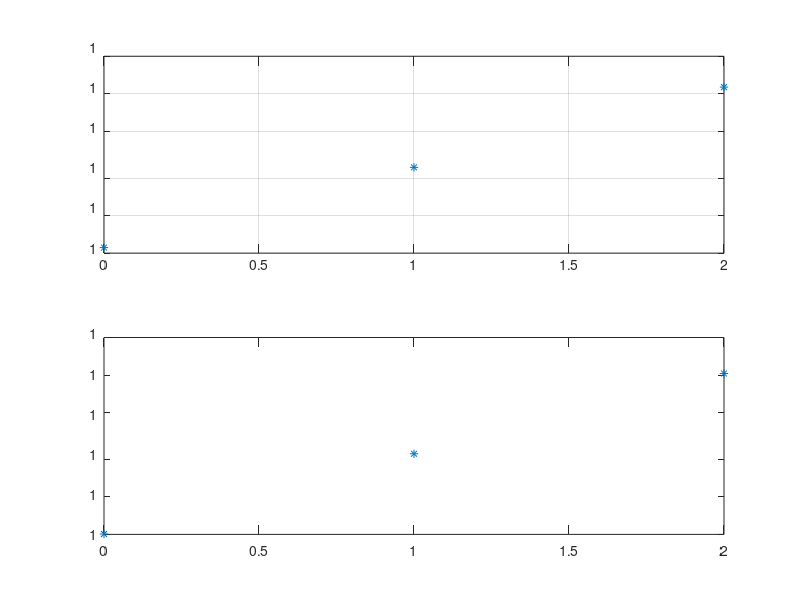

Reproduce this figure in MATLAB. (Note: this script raises an error after producing the figure.)
if 1
figure(1)
subplot(2,1,1)
    y = [1,1.000001,1.000002];
    plot([0,1,2],y,'*');
    grid on;
subplot(2,1,2)
    plot([0,1,2],y,'*')
    adjust_yticks()
    grid on;

figure(2)
subplot(2,1,1)
    y = [-1,-1.000001,-1.000002];
    plot([0,1,2],y,'*');
    grid on;
subplot(2,1,2)
    plot([0,1,2],y,'*')
    adjust_yticks()
    grid on;

figure(3)
subplot(2,1,1)
    y = [-0.000001, 0,0.000001];
    plot([0,1,2],y,'*');
    grid on;
subplot(2,1,2)
    plot([0,1,2],y,'*')
    adjust_yticks()
    grid on;

figure(4)
subplot(2,1,1)
    y = [-1,-1.000001,-1.000002];
    plot([0,1,2],y,'*');
    grid on;
subplot(2,1,2)
    plot([0,1,2],y,'*')
    adjust_yticks()
    grid on;

figure(5)
subplot(2,1,1)
    y = [-0.000001, 0,0.000001];
    plot([0,1,2],y,'*');
    grid on;
    set(gca,'YLim',[1,1+40e-7])    
subplot(2,1,2)
    plot([0,1,2],y,'*')
    grid on;
    adjust_yticks()
    set(gca,'YLim',[1,1+40e-7])
end

figure(6)
subplot(2,1,1)
    y = [1,1.000001,1.000002];
    semilogy([0,1,2],y,'*');
    grid on;
subplot(2,1,2)
    semilogy([0,1,2],y,'*')
    grid on;
    adjust_yticks(1e-4);
    set(gca,'YLim',[1,1+40e-7])
    
